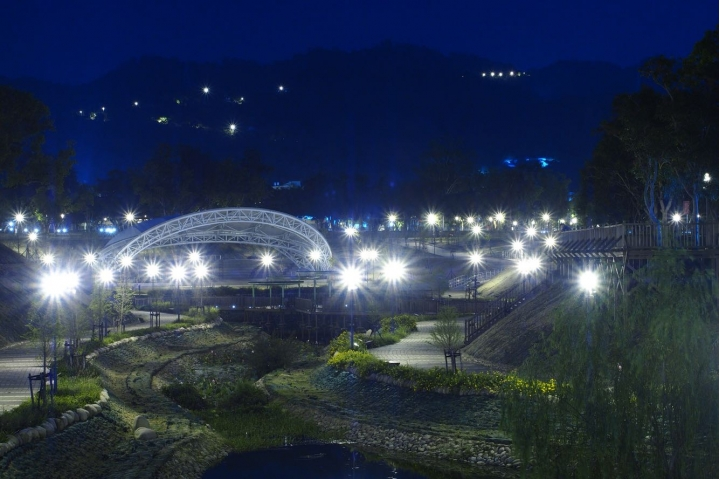
#> input picture ch04/too_dark.jpg, 720 x 479 px
$ python ch04_2.py
#> lines starting #> are read from the running program, lines starting #| are printed output that depends on the picture

import cv2 as cv2
from matplotlib import pyplot as plt

img = cv2.imread('too_dark.jpg',cv2.IMREAD_GRAYSCALE)
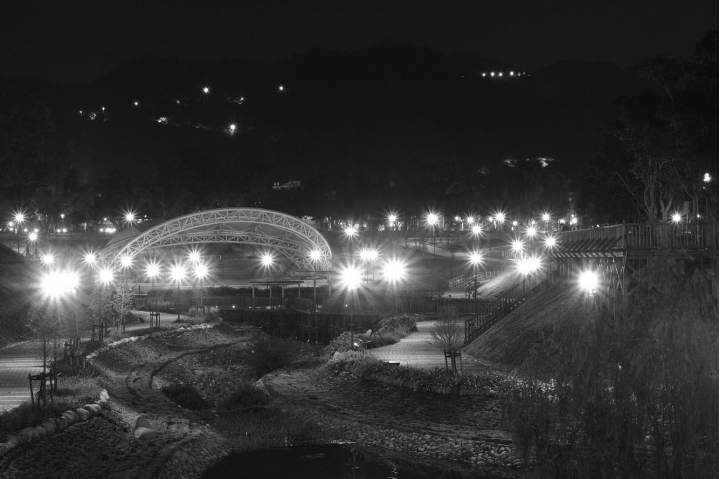
#> img: shape (479, 720); min 9, max 255, mean 51.7
plt.hist(img.ravel(),256,[0,256])
plt.show()
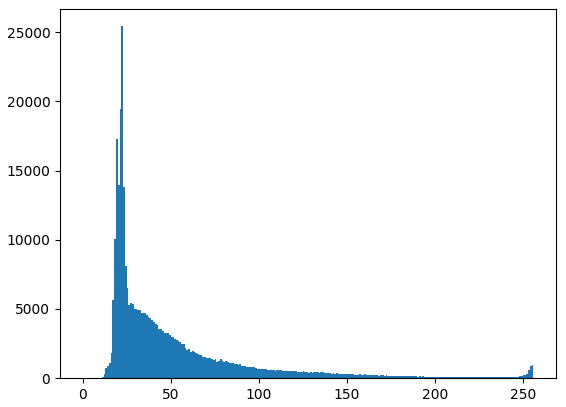
#> figure drawn by matplotlib, 1 panel; tallest bar 25424 high, from x = 22 to 23

equa = cv2.equalizeHist(img)
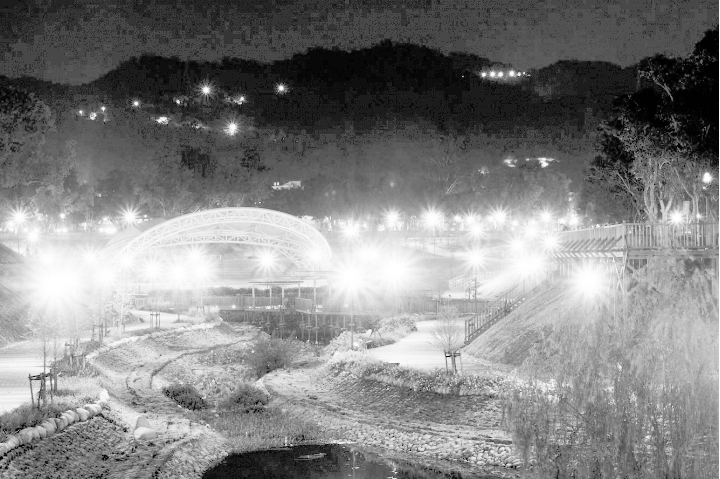
#> equa: shape (479, 720); min 0, max 255, mean 130.3
plt.hist(equa.ravel(),256,[0,256])

plt.show()
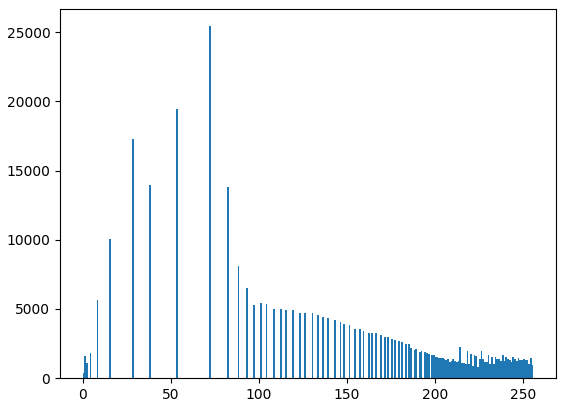
#> figure drawn by matplotlib, 1 panel; tallest bar 25424 high, from x = 72 to 73

cv2.imwrite('too_bright_gray.jpg', img)
cv2.imwrite('too_bright_equa.jpg', equa)

cv2.waitKey(0)
cv2.destroyAllWindows()
